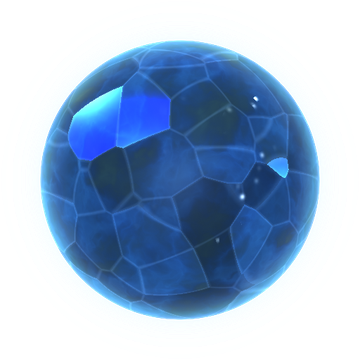
#> input picture assets/orbs/first-light.png, 360 x 360 px, given in place of AppIcon1024.png, which was not available
$ python make_assets.py
#> lines starting #> are read from the running program, lines starting #| are printed output that depends on the picture
#!/usr/bin/env python3
"""Generate web assets from the app's existing art. Run once, or after a
screenshot refresh: python3 make_assets.py

Site screenshots only, from a fresh capture (see capture.py in the app repo):
    python3 make_assets.py shots <raw_dir> [es]

Sources: ../StopGamble/marketing/screenshots/en-US/*.png (1290x2796)
         ../StopGamble/App/Assets.xcassets/AppIcon.appiconset/AppIcon1024.png
"""

import sys
from pathlib import Path

from PIL import Image, ImageDraw, ImageFont

HERE = Path(__file__).parent
APP = HERE.parent / "StopGamble"
RAW_SRC = APP / "marketing" / "screenshots" / "pipeline" / "raw"
ORB_SRC = APP / "marketing" / "screenshots" / "pipeline" / "orbs"
ICON_SRC = APP / "App/Assets.xcassets/AppIcon.appiconset/AppIcon1024.png"
OUT = HERE / "assets"
SHOT_OUT = OUT / "shots"

ROUNDED = "/System/Library/Fonts/SFNSRounded.ttf"

INK = (10, 11, 16)
MINT = (110, 231, 192)
TEAL = (53, 200, 216)
INDIGO = (139, 142, 240)
TEXT = (237, 239, 245)
MUTED = (163, 171, 187)


def rounded(size: int, weight: str = "Bold") -> ImageFont.FreeTypeFont:
    f = ImageFont.truetype(ROUNDED, size)
    try:
        f.set_variation_by_name(weight)
    except Exception:
        pass
    return f


def screenshots(raw: Path = RAW_SRC, out: Path = SHOT_OUT) -> None:
    """Clean app screens, not the App Store marketing panels — those have their own
    baked-in headlines and crops that fight the page copy."""
    out.mkdir(parents=True, exist_ok=True)
    for name in ("dashboard", "program", "protect", "panic", "collection", "money"):
        src = raw / f"raw_{name}.png"
        if not src.exists():
            print(f"  missing {src}")
            continue
        im = Image.open(src).convert("RGB")
        # 2x of the largest CSS display width (the hero phone, 22.5rem).
        im = im.resize((720, round(720 * im.height / im.width)), Image.LANCZOS)
        dst = out / f"{name}.jpg"
        im.save(dst, "JPEG", quality=82, optimize=True, progressive=True)
        print(f"  {dst.relative_to(HERE)}  {dst.stat().st_size // 1024} KB")


def orbs() -> None:
    """A few milestone pieces, alpha preserved, as decorative art."""
    out = OUT / "orbs"
    out.mkdir(parents=True, exist_ok=True)
    wanted = {"vow": "vow", "firstlight": "first-light", "halfyear": "half-year",
              "kintsugi": "kintsugi"}
    for stem, slug in wanted.items():
        matches = sorted(ORB_SRC.glob(f"{stem}-*.png"))
        if not matches:
            print(f"  no orb render for {stem}")
            continue
        im = Image.open(matches[0]).convert("RGBA")
        im.thumbnail((360, 360), Image.LANCZOS)
        dst = out / f"{slug}.png"
        im.save(dst, "PNG", optimize=True)
        print(f"  {dst.relative_to(HERE)}  {dst.stat().st_size // 1024} KB")


def icons() -> None:
    OUT.mkdir(parents=True, exist_ok=True)
    icon = Image.open(ICON_SRC).convert("RGBA")
#> icon is the input picture: PIL image 360x360 RGBA; mean R, G, B, A 68.4, 119.6, 151.6, 122.3
    for size, name in ((180, "icon-180.png"), (32, "favicon.png")):
        icon.resize((size, size), Image.LANCZOS).save(OUT / name, "PNG", optimize=True)
        print(f"  assets/{name}")
#> this loop made 2 passes
#> pass 1, in icons, `icon.resize((size, size), Image.LANCZOS).save(OUT / name, "PNG", optim..`:
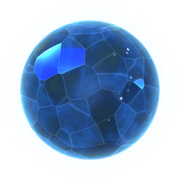
#> saved as icon-180.png: PIL image 180x180 RGBA; mean R, G, B, A 67.2, 118.1, 150.7, 122.2; transparent parts drawn white
#> pass 2, in icons, `icon.resize((size, size), Image.LANCZOS).save(OUT / name, "PNG", optim..`:
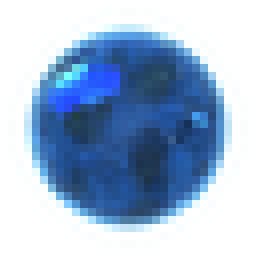
#> saved as favicon.png: PIL image 32x32 RGBA (shown 8 times larger); mean R, G, B, A 53.3, 102.8, 134.9, 121.7; transparent parts drawn white


def og() -> None:
    W, H = 1200, 630
    im = Image.new("RGB", (W, H), (8, 9, 13))
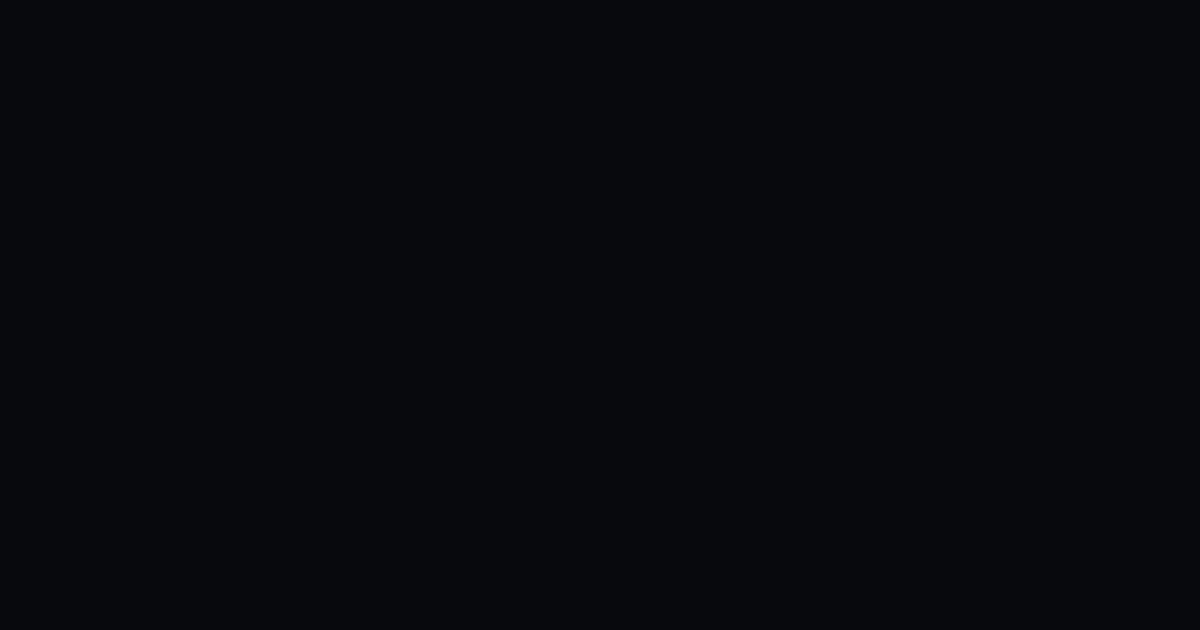
#> im: PIL image 1200x630 RGB; mean R, G, B 8, 9, 13
    serif = ImageFont.truetype("/System/Library/Fonts/NewYork.ttf", 92)
    d = ImageDraw.Draw(im)
    d.text((72, 150), "Quit gambling.", font=serif, fill=TEXT)
    d.text((72, 256), "Keep the money.", font=serif, fill=TEXT)
    d.text((72, 396),
           "Silex blocks gambling across your phone and walks\n"
           "you through 90 days, one at a time.",
           font=rounded(30, "Medium"), fill=MUTED, spacing=12)
    d.text((72, 520), "trysilex.com", font=rounded(28, "Semibold"), fill=MINT)

#> (the run stopped early here; a loop or call above may not have finished)
